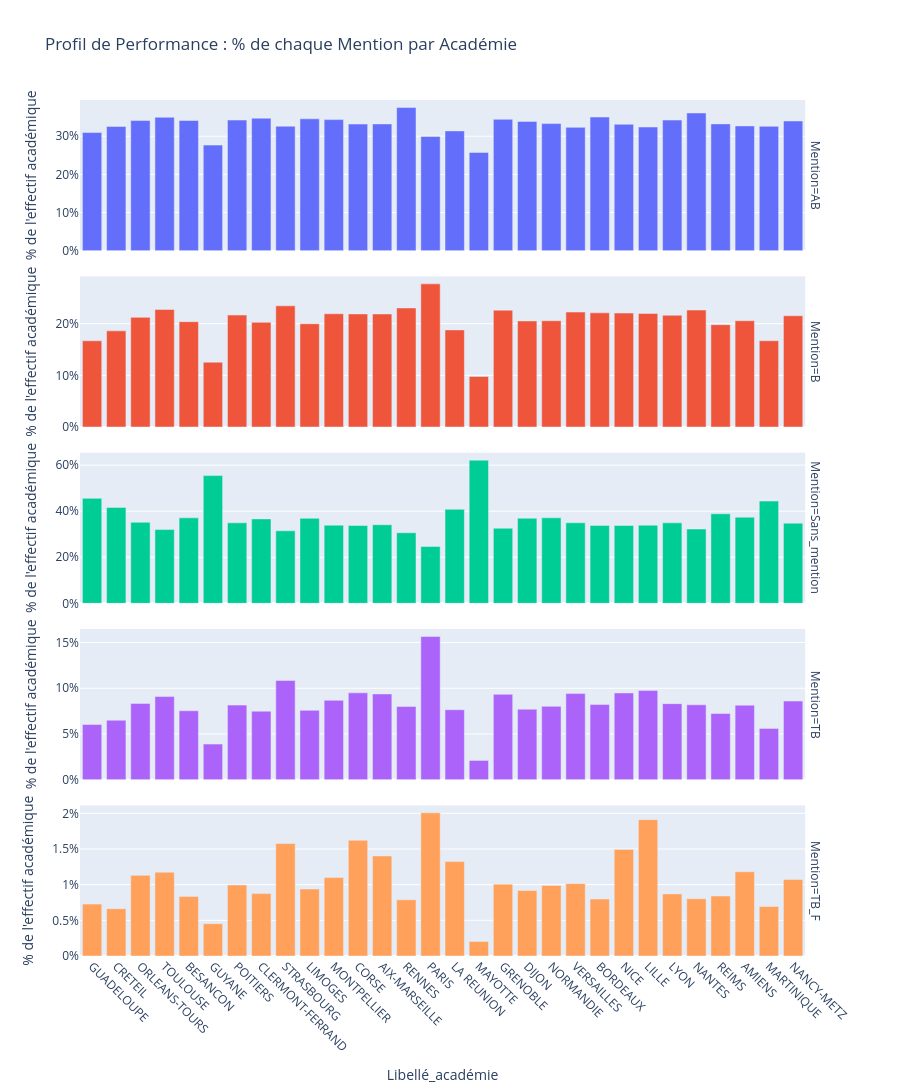

Write notebook code for a chart like this one.
### Code cell
import plotly.express as px

# 1. On calcule le total d'élèves par Académie pour normaliser
df_sum = df.groupby('Libellé_académie')['TOTAL'].transform('sum')
df['Pourcentage'] = (df['TOTAL'] / df_sum) * 100

# 2. On regroupe pour le graphique
df_plot = df.groupby(['Libellé_académie', 'Mention'])['Pourcentage'].sum().reset_index()

# 3. Création du graphique avec facettes
fig = px.bar(df_plot, 
             x="Libellé_académie", 
             y="Pourcentage", 
             color="Mention",
             facet_row="Mention",
             title="Profil de Performance : % de chaque Mention par Académie",
             labels={"Pourcentage": "% de l'effectif académique"},
             height=1200)

# 4. Ajustements cruciaux
fig.update_yaxes(matches=None, ticksuffix="%") # Échelles indépendantes pour voir les nuances du TB
fig.update_xaxes(tickangle=45, categoryorder='total descending')
fig.update_layout(showlegend=False)

fig.show()

### Figure 1 — Plotly figure (JSON) as saved in the notebook; plotly's stock layout.template omitted (floating-point values rounded to 4 significant figures)
{"data": [{"hovertemplate": "Mention=AB<br>Libellé_académie=%{x}<br>% de l'effectif académique=%{y}<extra></extra>", "legendgroup": "AB", "marker": {"color": "#636efa", "pattern": {"shape": ""}}, "name": "AB", "orientation": "v", "showlegend": true, "textposition": "auto", "type": "bar", "x": ["AIX-MARSEILLE", "AMIENS", "BESANCON", "BORDEAUX", "CLERMONT-FERRAND", "CORSE", "CRETEIL", "DIJON", "GRENOBLE", "GUADELOUPE", "GUYANE", "LA REUNION", "LILLE", "LIMOGES", "LYON", "MARTINIQUE", "MAYOTTE", "MONTPELLIER", "NANCY-METZ", "NANTES", "NICE", "NORMANDIE", "ORLEANS-TOURS", "PARIS", "POITIERS", "REIMS", "RENNES", "STRASBOURG", "TOULOUSE", "VERSAILLES"], "xaxis": "x5", "y": [33.23, 32.71, 34.13, 35.03, 34.73, 33.19, 32.58, 33.9, 34.44, 30.97, 27.67, 31.4, 32.42, 34.56, 34.24, 32.6, 25.76, 34.36, 34.0, 36.1, 33.14, 33.31, 34.11, 29.95, 34.24, 33.24, 37.53, 32.63, 34.97, 32.34], "yaxis": "y5"}, {"hovertemplate": "Mention=B<br>Libellé_académie=%{x}<br>% de l'effectif académique=%{y}<extra></extra>", "legendgroup": "B", "marker": {"color": "#EF553B", "pattern": {"shape": ""}}, "name": "B", "orientation": "v", "showlegend": true, "textposition": "auto", "type": "bar", "x": ["AIX-MARSEILLE", "AMIENS", "BESANCON", "BORDEAUX", "CLERMONT-FERRAND", "CORSE", "CRETEIL", "DIJON", "GRENOBLE", "GUADELOUPE", "GUYANE", "LA REUNION", "LILLE", "LIMOGES", "LYON", "MARTINIQUE", "MAYOTTE", "MONTPELLIER", "NANCY-METZ", "NANTES", "NICE", "NORMANDIE", "ORLEANS-TOURS", "PARIS", "POITIERS", "REIMS", "RENNES", "STRASBOURG", "TOULOUSE", "VERSAILLES"], "xaxis": "x4", "y": [21.88, 20.57, 20.39, 22.1, 20.26, 21.89, 18.61, 20.54, 22.62, 16.69, 12.54, 18.8, 21.97, 19.99, 21.64, 16.71, 9.796, 21.92, 21.54, 22.64, 22.06, 20.57, 21.22, 27.71, 21.67, 19.81, 23.04, 23.46, 22.75, 22.25], "yaxis": "y4"}, {"hovertemplate": "Mention=Sans_mention<br>Libellé_académie=%{x}<br>% de l'effectif académique=%{y}<extra></extra>", "legendgroup": "Sans_mention", "marker": {"color": "#00cc96", "pattern": {"shape": ""}}, "name": "Sans_mention", "orientation": "v", "showlegend": true, "textposition": "auto", "type": "bar", "x": ["AIX-MARSEILLE", "AMIENS", "BESANCON", "BORDEAUX", "CLERMONT-FERRAND", "CORSE", "CRETEIL", "DIJON", "GRENOBLE", "GUADELOUPE", "GUYANE", "LA REUNION", "LILLE", "LIMOGES", "LYON", "MARTINIQUE", "MAYOTTE", "MONTPELLIER", "NANCY-METZ", "NANTES", "NICE", "NORMANDIE", "ORLEANS-TOURS", "PARIS", "POITIERS", "REIMS", "RENNES", "STRASBOURG", "TOULOUSE", "VERSAILLES"], "xaxis": "x3", "y": [34.11, 37.39, 37.11, 33.84, 36.65, 33.8, 41.65, 36.94, 32.6, 45.58, 55.44, 40.82, 33.94, 36.92, 34.93, 44.39, 62.13, 33.94, 34.79, 32.27, 33.82, 37.11, 35.19, 24.67, 34.94, 38.88, 30.64, 31.48, 32.01, 34.98], "yaxis": "y3"}, {"hovertemplate": "Mention=TB<br>Libellé_académie=%{x}<br>% de l'effectif académique=%{y}<extra></extra>", "legendgroup": "TB", "marker": {"color": "#ab63fa", "pattern": {"shape": ""}}, "name": "TB", "orientation": "v", "showlegend": true, "textposition": "auto", "type": "bar", "x": ["AIX-MARSEILLE", "AMIENS", "BESANCON", "BORDEAUX", "CLERMONT-FERRAND", "CORSE", "CRETEIL", "DIJON", "GRENOBLE", "GUADELOUPE", "GUYANE", "LA REUNION", "LILLE", "LIMOGES", "LYON", "MARTINIQUE", "MAYOTTE", "MONTPELLIER", "NANCY-METZ", "NANTES", "NICE", "NORMANDIE", "ORLEANS-TOURS", "PARIS", "POITIERS", "REIMS", "RENNES", "STRASBOURG", "TOULOUSE", "VERSAILLES"], "xaxis": "x2", "y": [9.38, 8.149, 7.538, 8.23, 7.49, 9.497, 6.503, 7.713, 9.331, 6.034, 3.893, 7.652, 9.758, 7.585, 8.317, 5.611, 2.11, 8.677, 8.595, 8.191, 9.489, 8.02, 8.343, 15.66, 8.155, 7.235, 8.006, 10.85, 9.092, 9.42], "yaxis": "y2"}, {"hovertemplate": "Mention=TB_F<br>Libellé_académie=%{x}<br>% de l'effectif académique=%{y}<extra></extra>", "legendgroup": "TB_F", "marker": {"color": "#FFA15A", "pattern": {"shape": ""}}, "name": "TB_F", "orientation": "v", "showlegend": true, "textposition": "auto", "type": "bar", "x": ["AIX-MARSEILLE", "AMIENS", "BESANCON", "BORDEAUX", "CLERMONT-FERRAND", "CORSE", "CRETEIL", "DIJON", "GRENOBLE", "GUADELOUPE", "GUYANE", "LA REUNION", "LILLE", "LIMOGES", "LYON", "MARTINIQUE", "MAYOTTE", "MONTPELLIER", "NANCY-METZ", "NANTES", "NICE", "NORMANDIE", "ORLEANS-TOURS", "PARIS", "POITIERS", "REIMS", "RENNES", "STRASBOURG", "TOULOUSE", "VERSAILLES"], "xaxis": "x", "y": [1.402, 1.181, 0.8343, 0.7979, 0.8748, 1.622, 0.6629, 0.9175, 1.006, 0.7277, 0.4524, 1.324, 1.911, 0.939, 0.8706, 0.6935, 0.2031, 1.1, 1.073, 0.8028, 1.495, 0.9893, 1.131, 2.006, 0.9959, 0.8409, 0.7873, 1.577, 1.175, 1.014], "yaxis": "y"}], "layout": {"annotations": [{"font": {}, "showarrow": false, "text": "Mention=TB_F", "textangle": 90, "x": 0.98, "xanchor": "left", "xref": "paper", "y": 0.088, "yanchor": "middle", "yref": "paper"}, {"font": {}, "showarrow": false, "text": "Mention=TB", "textangle": 90, "x": 0.98, "xanchor": "left", "xref": "paper", "y": 0.294, "yanchor": "middle", "yref": "paper"}, {"font": {}, "showarrow": false, "text": "Mention=Sans_mention", "textangle": 90, "x": 0.98, "xanchor": "left", "xref": "paper", "y": 0.5, "yanchor": "middle", "yref": "paper"}, {"font": {}, "showarrow": false, "text": "Mention=B", "textangle": 90, "x": 0.98, "xanchor": "left", "xref": "paper", "y": 0.706, "yanchor": "middle", "yref": "paper"}, {"font": {}, "showarrow": false, "text": "Mention=AB", "textangle": 90, "x": 0.98, "xanchor": "left", "xref": "paper", "y": 0.912, "yanchor": "middle", "yref": "paper"}], "barmode": "relative", "height": 1200, "legend": {"title": {"text": "Mention"}, "tracegroupgap": 0}, "showlegend": false, "title": {"text": "Profil de Performance : % de chaque Mention par Académie"}, "xaxis": {"anchor": "y", "categoryorder": "total descending", "domain": [0, 0.98], "tickangle": 45, "title": {"text": "Libellé_académie"}}, "xaxis2": {"anchor": "y2", "categoryorder": "total descending", "domain": [0, 0.98], "matches": "x", "showticklabels": false, "tickangle": 45}, "xaxis3": {"anchor": "y3", "categoryorder": "total descending", "domain": [0, 0.98], "matches": "x", "showticklabels": false, "tickangle": 45}, "xaxis4": {"anchor": "y4", "categoryorder": "total descending", "domain": [0, 0.98], "matches": "x", "showticklabels": false, "tickangle": 45}, "xaxis5": {"anchor": "y5", "categoryorder": "total descending", "domain": [0, 0.98], "matches": "x", "showticklabels": false, "tickangle": 45}, "yaxis": {"anchor": "x", "domain": [0, 0.176], "ticksuffix": "%", "title": {"text": "% de l'effectif académique"}}, "yaxis2": {"anchor": "x2", "domain": [0.206, 0.382], "ticksuffix": "%", "title": {"text": "% de l'effectif académique"}}, "yaxis3": {"anchor": "x3", "domain": [0.412, 0.588], "ticksuffix": "%", "title": {"text": "% de l'effectif académique"}}, "yaxis4": {"anchor": "x4", "domain": [0.618, 0.794], "ticksuffix": "%", "title": {"text": "% de l'effectif académique"}}, "yaxis5": {"anchor": "x5", "domain": [0.824, 1], "ticksuffix": "%", "title": {"text": "% de l'effectif académique"}}}}
